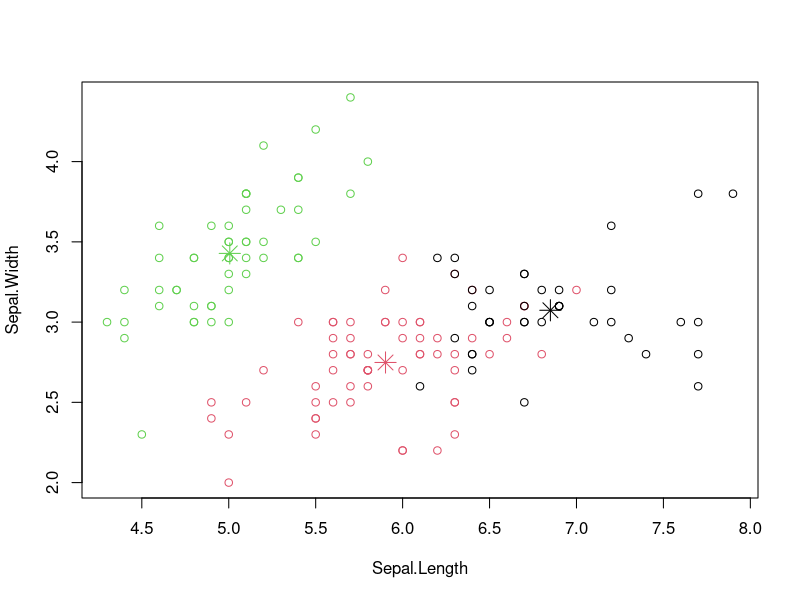

Here is the R script that generated this plot:
data(iris)
attributes(iris)
iris2 <- iris
iris2$Species <- NULL
clusteringNumber <- 3
(kmeans.result <- kmeans(iris2, clusteringNumber))
table(iris$Species, kmeans.result$cluster)
plot(iris2[c("Sepal.Length", "Sepal.Width")], col = kmeans.result$cluster)
points(kmeans.result$centers[, c("Sepal.Length", "Sepal.Width")], col = 1:3, pch = 8, cex = 2)
